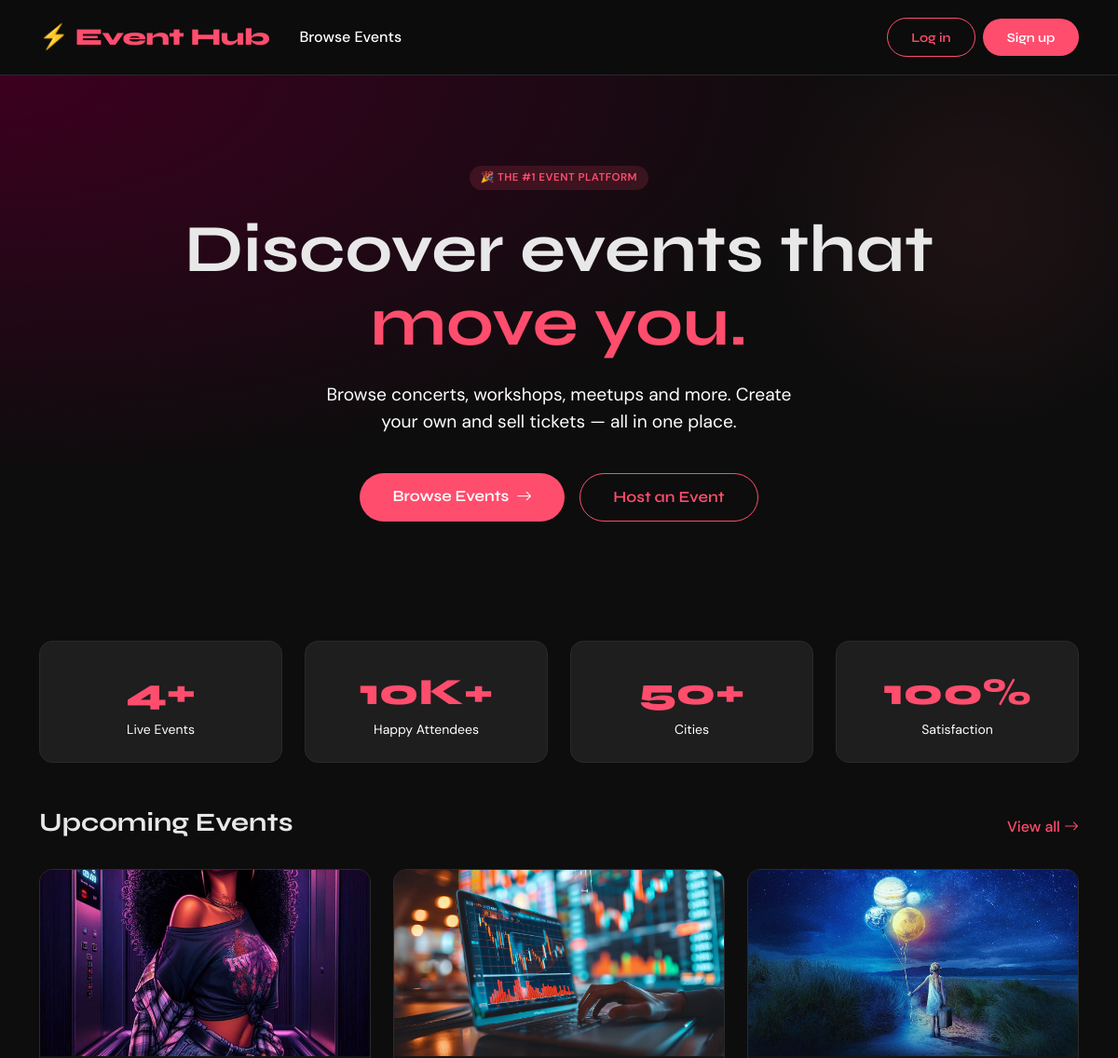
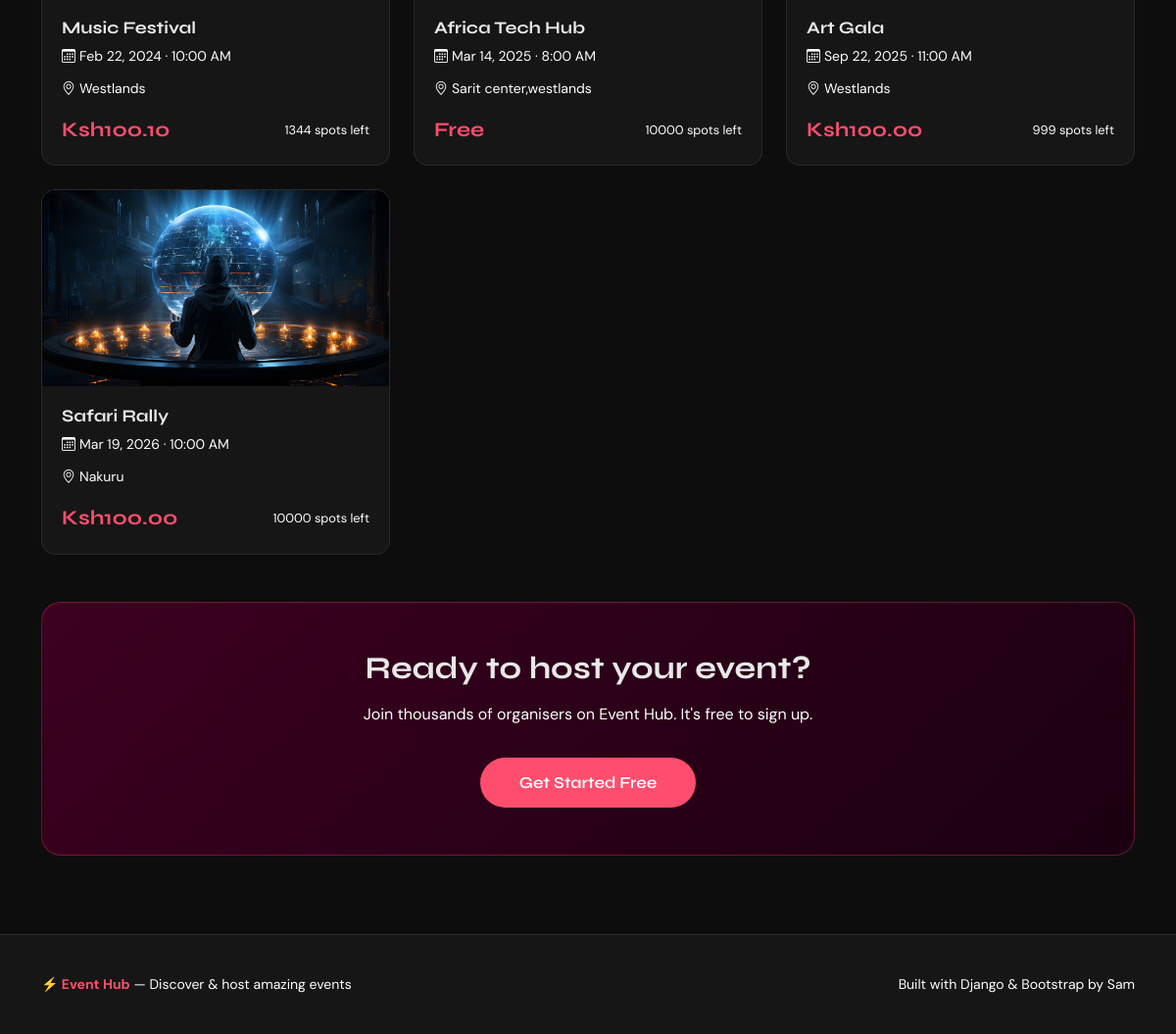
The page / on the database its author committed (2 pictures, top to bottom).
### events/models.py (models this page shows, shortened)
class Event(models.Model):
    title       = models.CharField(max_length=200)
    description = models.TextField()
    category    = models.ForeignKey(Category, on_delete=models.SET_NULL, null=True, blank=True)
    date     = models.DateTimeField()
    location = models.CharField(max_length=300)
    image = models.ImageField(upload_to='events/', blank=True, null=True)
    price    = models.DecimalField(max_digits=8, decimal_places=2, default=0.00)
    capacity = models.PositiveIntegerField(default=100)
    organizer  = models.ForeignKey(User, on_delete=models.CASCADE, related_name='my_events')
    created_at = models.DateTimeField(auto_now_add=True)
    updated_at = models.DateTimeField(auto_now=True)
    is_published = models.BooleanField(default=True)
    def spots_left(self):
        booked = self.registrations.count()
        return self.capacity - booked
    class Meta:
        ordering = ['date']   # Newest dates first

### events/views.py (the view)
# urls.py: path('',views.home,name='home'),
def home(request):
    upcoming_events = Event.objects.filter(is_published=True).order_by('date')[:6]
    categories      = Category.objects.all()
    total_events    = Event.objects.filter(is_published=True).count()
    return render(request, 'events/home.html', {
        'upcoming_events': upcoming_events,
        'categories':      categories,
        'total_events':    total_events,
    })

### events/templates/events/home.html (shortened to what this page needs)
{% extends "base.html" %}
{% block content %}
<section style="
  background: radial-gradient(ellipse at top left, #3D0020 0%, #0D0D0D 55%);
  padding: 6rem 0 5rem;
  position: relative;
  overflow: hidden;
">
  <div style="
    position:absolute; top:-100px; right:-100px;
    width:500px; height:500px; border-radius:50%;
    background: radial-gradient(circle, rgba(255,77,109,0.08) 0%, transparent 70%);
    pointer-events:none;
  "></div>
  <div class="container text-center" style="position:relative; z-index:1;">
    <div class="tag mb-4">🎉  The #1 Event Platform</div>
    <h1 style="font-size:clamp(2.5rem,6vw,4.5rem); line-height:1.1; margin-bottom:1.5rem;">
      Discover events that<br>
      <span style="color:var(--brand)">move you.</span>
    </h1>
    <p style="color:var(--muted); font-size:1.2rem; max-width:520px; margin:0 auto 2.5rem;">
      Browse concerts, workshops, meetups and more. Create your own and sell tickets — all in one place.</p>
    <div class="d-flex gap-3 justify-content-center flex-wrap">
      <a href="{% url 'event_list' %}" class="btn btn-brand" style="padding:.8rem 2.2rem; font-size:1.05rem;">
        Browse Events <i class="bi bi-arrow-right ms-1"></i>
      </a>
      {% if not user.is_authenticated %}
        <a href="{% url 'signup' %}" class="btn btn-outline-brand" style="padding:.8rem 2.2rem; font-size:1.05rem;">
          Host an Event
        </a>
      {% else %}
        <a href="{% url 'event_create' %}" class="btn btn-outline-brand" style="padding:.8rem 2.2rem; font-size:1.05rem;">
          + Create Event
        </a>
      {% endif %}
    </div>
  </div>
</section>
<section class="container my-5">
  <div class="row g-4 text-center">
    <div class="col-6 col-md-3">
      <div class="stat-box">
        <div class="stat-number">{{ total_events }}+</div>
        <div style="color:var(--muted); font-size:.875rem;">Live Events</div>
      </div>
    </div>
    <div class="col-6 col-md-3">
      <div class="stat-box">
        <div class="stat-number">10K+</div>
        <div style="color:var(--muted); font-size:.875rem;">Happy Attendees</div>
      </div>
    </div>
    <div class="col-6 col-md-3">
      <div class="stat-box">
        <div class="stat-number">50+</div>
        <div style="color:var(--muted); font-size:.875rem;">Cities</div>
      </div>
    </div>
    <div class="col-6 col-md-3">
      <div class="stat-box">
        <div class="stat-number">100%</div>
        <div style="color:var(--muted); font-size:.875rem;">Satisfaction</div>
      </div>
    </div>
  </div>
</section>
<section class="container mb-5">
  <div class="d-flex justify-content-between align-items-center mb-4">
    <h2 style="font-size:1.75rem;">Upcoming Events</h2>
    <a href="{% url 'event_list' %}" style="color:var(--brand); font-weight:500;">
      View all <i class="bi bi-arrow-right"></i>
    </a>
  </div>
  {% if upcoming_events %}
    <div class="row g-4">
      {% for event in upcoming_events %}
        <div class="col-md-6 col-lg-4">
          <a href="{% url 'event_detail' event.pk %}" style="text-decoration:none; color:inherit;">
            <div class="event-card">
              {% if event.image %}
                <img src="{{ event.image.url }}" alt="{{ event.title }}">
              {% else %}
                <div class="img-placeholder"><i class="bi bi-calendar-event"></i></div>
              {% endif %}
              <div class="card-body">
                <h5 class="card-title">{{ event.title }}</h5>
                <p style="color:var(--muted); font-size:.875rem; margin-bottom:.75rem;">
                  <i class="bi bi-calendar3 me-1"></i>{{ event.date|date:"M d, Y · g:i A" }}
                </p>
                <p style="color:var(--muted); font-size:.875rem; margin-bottom:1rem;">
                  <i class="bi bi-geo-alt me-1"></i>{{ event.location }}
                </p>
                <div class="d-flex justify-content-between align-items-center">
                  <span class="price-tag">
                    {% if event.price == 0 %}Free{% else %}Ksh{{ event.price }}{% endif %}
                  </span>
                  <span style="color:var(--muted); font-size:.8rem;">
                    {{ event.spots_left }} spots left
                  </span>
                </div>
              </div>
            </div>
          </a>
        </div>
      {% endfor %}
    </div>
  {% else %}
    <div class="text-center py-5" style="color:var(--muted);">
      <i class="bi bi-calendar-x" style="font-size:3rem; display:block; margin-bottom:1rem;"></i>
      No events yet. <a href="{% url 'event_create' %}">Be the first to create one!</a>
    </div>
  {% endif %}
</section>
{% if not user.is_authenticated %}
<section class="container mb-5">
  <div style="
    background: linear-gradient(135deg, #3D0020, #1A0010);
    border: 1px solid rgba(255,77,109,0.3);
    border-radius: 20px;
    padding: 3rem 2rem;
    text-align: center;
  ">
    <h2 style="font-size:2rem; margin-bottom:1rem;">Ready to host your event?</h2>
    <p style="color:var(--muted); margin-bottom:2rem;">
      Join thousands of organisers on Event Hub. It's free to sign up.
    </p>
    <a href="{% url 'signup' %}" class="btn btn-brand" style="padding:.8rem 2.5rem; font-size:1.05rem;">
      Get Started Free
    </a>
  </div>
</section>
{% endif %}
{% endblock %}

### templates/base.html (style rules this page uses)
:root { --brand: #FF4D6D; --brand-dark: #C9184A; --dark: #0D0D0D; --card-bg: #161616; --surface: #1E1E1E; --border: #2A2A2A; --text: #E8E8E8; --muted: white; --radius: 14px; }
* { box-sizing: border-box; margin: 0; padding: 0; }
body { background: var(--dark); color: var(--text); font-family: 'DM Sans', sans-serif; min-height: 100vh; }
h1, h2, h3, h4, h5, h6 { font-family: 'Syne', sans-serif; font-weight: 700; }
.btn-brand { background: var(--brand); color: #fff; border: none; border-radius: 50px; padding: 0.6rem 1.6rem; font-weight: 600; font-family: 'Syne', sans-serif; transition: background 0.2s, transform 0.15s; }
.btn-outline-brand { background: transparent; color: var(--brand); border: 1.5px solid var(--brand); border-radius: 50px; padding: 0.6rem 1.6rem; font-weight: 600; font-family: 'Syne', sans-serif; transition: all 0.2s; }
.event-card { background: var(--card-bg); border: 1px solid var(--border); border-radius: var(--radius); overflow: hidden; transition: transform 0.25s, border-color 0.25s; height: 100%; }
.event-card img { width: 100%; height: 200px; object-fit: cover; }
.event-card .card-body { padding: 1.25rem; }
.event-card .card-title { font-family: 'Syne', sans-serif; font-size: 1.1rem; margin-bottom: 0.5rem; }
.tag { display: inline-block; background: rgba(255,77,109,0.15); color: var(--brand); font-size: 0.72rem; font-weight: 600; padding: 0.25rem 0.75rem; border-radius: 50px; letter-spacing: 0.5px; text-transform: uppercase; }
.stat-box { background: var(--surface); border: 1px solid var(--border); border-radius: var(--radius); padding: 1.5rem; text-align: center; }
.stat-number { font-family: 'Syne', sans-serif; font-size: 2.5rem; font-weight: 800; color: var(--brand); }
.price-tag { font-family: 'Syne', sans-serif; font-size: 1.3rem; font-weight: 700; color: var(--brand); }
a { color: var(--brand); text-decoration: none; }

### rows shown on the page
Event: image (picture), title "Music Festival", date "Feb 22, 2024 · 10:00 AM", location "Westlands", price "100.10", spots_left "1344"
Event: image (picture), title "Africa Tech Hub", date "Mar 14, 2025 · 8:00 AM", location "Sarit center,westlands", price "Free", spots_left "10000"
Event: image (picture), title "Art Gala", date "Sep 22, 2025 · 11:00 AM", location "Westlands", price "100.00", spots_left "999"
Event: image (picture), title "Safari Rally", date "Mar 19, 2026 · 10:00 AM", location "Nakuru", price "100.00", spots_left "10000"

### other values the page prints
{{ total_events }} "4"
